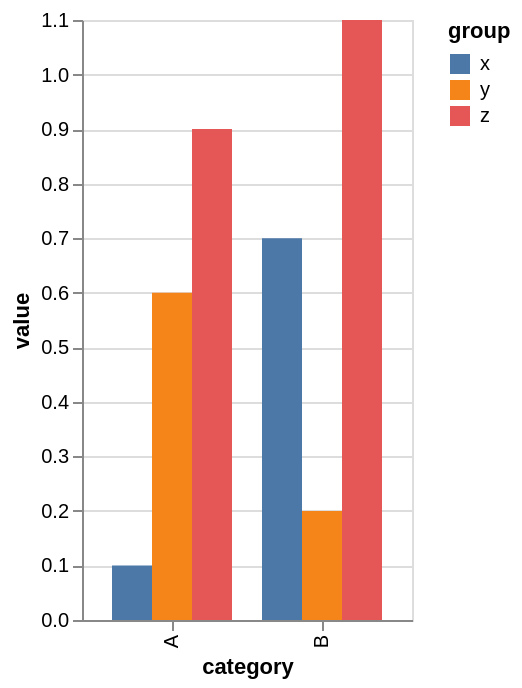

Express this chart as Vega-Lite.
### Vega-Lite specification from a JSON file in a GitHub repository (floating-point values rounded to 4 significant figures)
{"$schema": "https://vega.github.io/schema/vega-lite/v6.json", "description": "Bars side by side within each band, offset by a nested scale.", "data": {"values": [{"category": "A", "group": "x", "value": 0.1}, {"category": "A", "group": "y", "value": 0.6}, {"category": "A", "group": "z", "value": 0.9}, {"category": "B", "group": "x", "value": 0.7}, {"category": "B", "group": "y", "value": 0.2}, {"category": "B", "group": "z", "value": 1.1}]}, "mark": "bar", "encoding": {"x": {"field": "category"}, "y": {"field": "value", "type": "quantitative"}, "xOffset": {"field": "group"}, "color": {"field": "group"}}}
